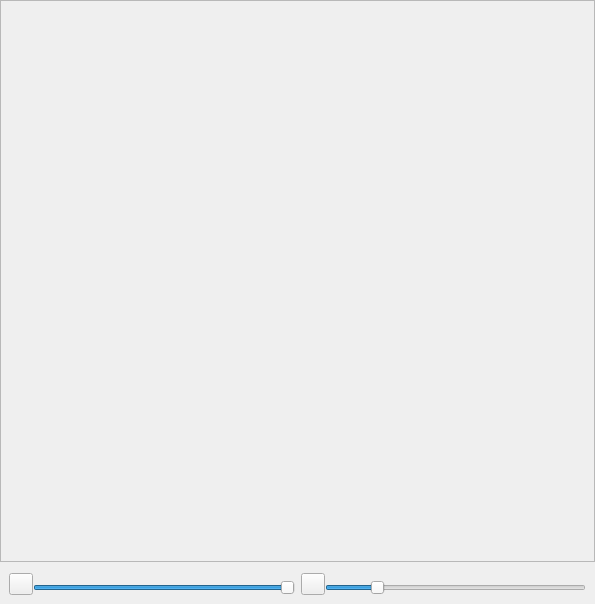
<?xml version="1.0" encoding="UTF-8"?>
<ui version="4.0">
 <class>AudioManager</class>
 <widget class="QWidget" name="AudioManager">
  <property name="geometry">
   <rect>
    <x>0</x>
    <y>0</y>
    <width>595</width>
    <height>604</height>
   </rect>
  </property>
  <property name="windowTitle">
   <string/>
  </property>
  <layout class="QVBoxLayout" name="verticalLayout" stretch="0,0">
   <property name="spacing">
    <number>2</number>
   </property>
   <property name="leftMargin">
    <number>0</number>
   </property>
   <property name="topMargin">
    <number>0</number>
   </property>
   <property name="rightMargin">
    <number>0</number>
   </property>
   <property name="bottomMargin">
    <number>0</number>
   </property>
   <item>
    <widget class="QScrollArea" name="scrollArea">
     <property name="widgetResizable">
      <bool>true</bool>
     </property>
     <widget class="QWidget" name="scrollAreaWidgetContents">
      <property name="geometry">
       <rect>
        <x>0</x>
        <y>0</y>
        <width>593</width>
        <height>536</height>
       </rect>
      </property>
     </widget>
    </widget>
   </item>
   <item>
    <widget class="QWidget" name="device_control_box" native="true">
     <layout class="QHBoxLayout" name="horizontalLayout">
      <item>
       <widget class="QWidget" name="device_volume_controller" native="true">
        <layout class="QHBoxLayout" name="horizontalLayout_2">
         <property name="spacing">
          <number>0</number>
         </property>
         <property name="leftMargin">
          <number>0</number>
         </property>
         <property name="topMargin">
          <number>0</number>
         </property>
         <property name="rightMargin">
          <number>0</number>
         </property>
         <property name="bottomMargin">
          <number>0</number>
         </property>
         <item>
          <widget class="QPushButton" name="mute_button">
           <property name="maximumSize">
            <size>
             <width>24</width>
             <height>16777215</height>
            </size>
           </property>
           <property name="toolTip">
            <string>设备静音</string>
           </property>
           <property name="text">
            <string/>
           </property>
           <property name="icon">
            <iconset theme="QIcon::ThemeIcon::AudioVolumeMedium"/>
           </property>
           <property name="iconSize">
            <size>
             <width>24</width>
             <height>24</height>
            </size>
           </property>
          </widget>
         </item>
         <item alignment="Qt::AlignmentFlag::AlignBottom">
          <widget class="QSlider" name="volume_slider">
           <property name="sizePolicy">
            <sizepolicy hsizetype="Expanding" vsizetype="Preferred">
             <horstretch>0</horstretch>
             <verstretch>0</verstretch>
            </sizepolicy>
           </property>
           <property name="maximumSize">
            <size>
             <width>16777215</width>
             <height>16777215</height>
            </size>
           </property>
           <property name="toolTip">
            <string>设备音量</string>
           </property>
           <property name="layoutDirection">
            <enum>Qt::LayoutDirection::LeftToRight</enum>
           </property>
           <property name="maximum">
            <number>100</number>
           </property>
           <property name="sliderPosition">
            <number>100</number>
           </property>
           <property name="tracking">
            <bool>true</bool>
           </property>
           <property name="orientation">
            <enum>Qt::Orientation::Horizontal</enum>
           </property>
           <property name="invertedAppearance">
            <bool>false</bool>
           </property>
           <property name="invertedControls">
            <bool>false</bool>
           </property>
           <property name="tickPosition">
            <enum>QSlider::TickPosition::NoTicks</enum>
           </property>
          </widget>
         </item>
        </layout>
        <zorder>volume_slider</zorder>
        <zorder>mute_button</zorder>
       </widget>
      </item>
      <item>
       <widget class="QWidget" name="device_speed_controller" native="true">
        <layout class="QHBoxLayout" name="horizontalLayout_3">
         <property name="spacing">
          <number>0</number>
         </property>
         <property name="leftMargin">
          <number>0</number>
         </property>
         <property name="topMargin">
          <number>0</number>
         </property>
         <property name="rightMargin">
          <number>0</number>
         </property>
         <property name="bottomMargin">
          <number>0</number>
         </property>
         <item>
          <widget class="QPushButton" name="resetspeed_button">
           <property name="maximumSize">
            <size>
             <width>24</width>
             <height>16777215</height>
            </size>
           </property>
           <property name="toolTip">
            <string>重置设备播放速度</string>
           </property>
           <property name="text">
            <string/>
           </property>
           <property name="icon">
            <iconset theme="QIcon::ThemeIcon::MediaSkipForward"/>
           </property>
           <property name="iconSize">
            <size>
             <width>24</width>
             <height>24</height>
            </size>
           </property>
          </widget>
         </item>
         <item alignment="Qt::AlignmentFlag::AlignBottom">
          <widget class="QSlider" name="speed_slider">
           <property name="sizePolicy">
            <sizepolicy hsizetype="Expanding" vsizetype="Preferred">
             <horstretch>0</horstretch>
             <verstretch>0</verstretch>
            </sizepolicy>
           </property>
           <property name="maximumSize">
            <size>
             <width>16777215</width>
             <height>16777215</height>
            </size>
           </property>
           <property name="toolTip">
            <string>设备播放速度</string>
           </property>
           <property name="layoutDirection">
            <enum>Qt::LayoutDirection::LeftToRight</enum>
           </property>
           <property name="minimum">
            <number>10</number>
           </property>
           <property name="maximum">
            <number>500</number>
           </property>
           <property name="singleStep">
            <number>5</number>
           </property>
           <property name="pageStep">
            <number>25</number>
           </property>
           <property name="sliderPosition">
            <number>100</number>
           </property>
           <property name="tracking">
            <bool>true</bool>
           </property>
           <property name="orientation">
            <enum>Qt::Orientation::Horizontal</enum>
           </property>
           <property name="invertedAppearance">
            <bool>false</bool>
           </property>
           <property name="invertedControls">
            <bool>false</bool>
           </property>
           <property name="tickPosition">
            <enum>QSlider::TickPosition::NoTicks</enum>
           </property>
          </widget>
         </item>
        </layout>
       </widget>
      </item>
     </layout>
    </widget>
   </item>
  </layout>
 </widget>
 <resources/>
 <connections/>
</ui>
